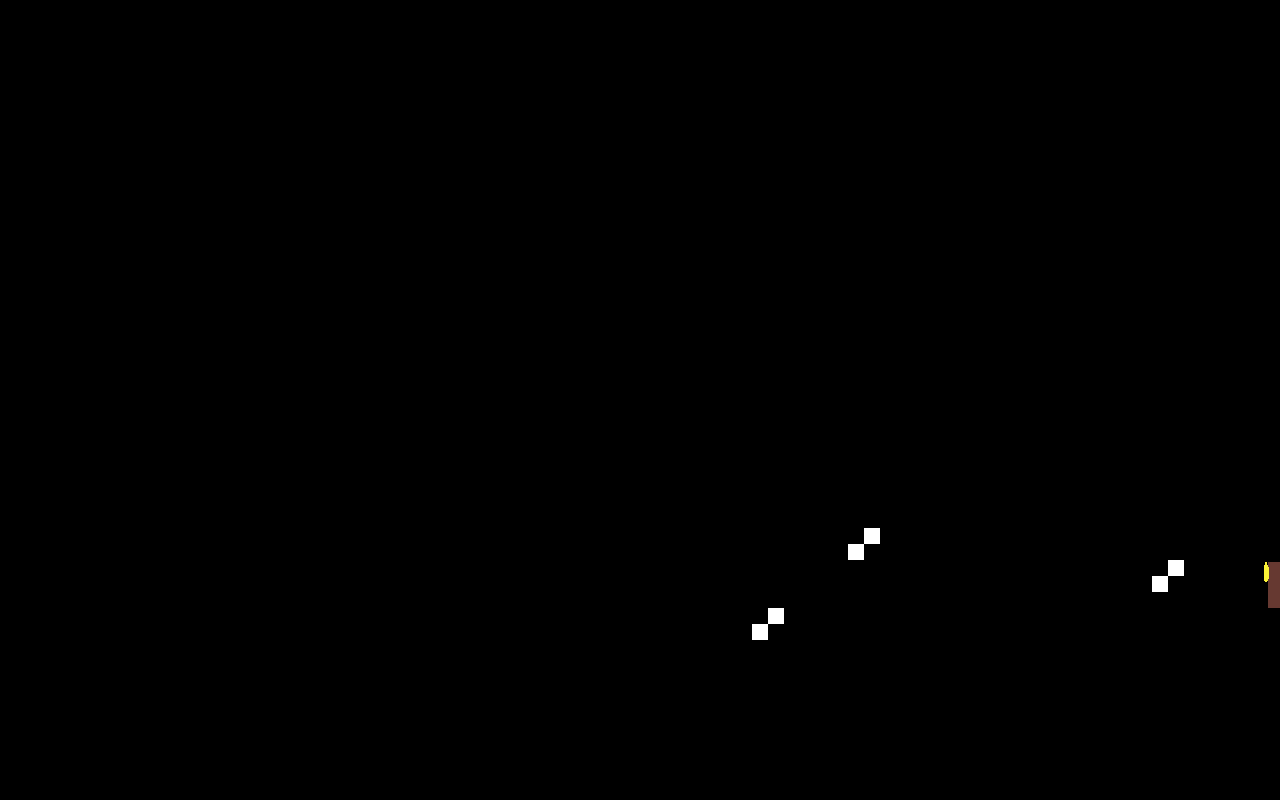

This game map was drawn from its Tiled (.tmx) file and the tilesets committed beside it. A one-line description and the trimmed map source follow:
An orthogonal 80x50 tile map with 16x16 px tiles, 2 tile layers (brick, floor) and 1 object.

<map version="1.0" orientation="orthogonal" renderorder="right-up" width="80" height="50" tilewidth="16" tileheight="16" nextobjectid="75">
 <tileset firstgid="1" name="tiles" tilewidth="46" tileheight="46">
  <tile id="0">
   <image width="30" height="30" source="Bricks.png" />
   <objectgroup draworder="index">
    <object id="0" x="2" y="2" width="26" height="28" />
   </objectgroup>
  </tile>
  <tile id="1">
   <image width="30" height="46" source="door3.png" />
  </tile>
  <tile id="2">
   <image width="30" height="46" source="doorflip.png" />
  </tile>
  <tile id="3">
   <image width="46" height="30" source="doorDown.png" />
  </tile>
  <tile id="4">
   <image width="32" height="32" source="floor.png" />
  </tile>
 </tileset>
 <layer name="brick" width="80" height="50">
  <data>[4000 cells, 4 non-empty, 2 distinct tile ids]</data>
 </layer>
 <objectgroup name="collision" />
 <layer name="floor" width="80" height="50">
  <data>[4000 cells, 0 non-empty, 0 distinct tile ids]</data>
 </layer>
</map>
